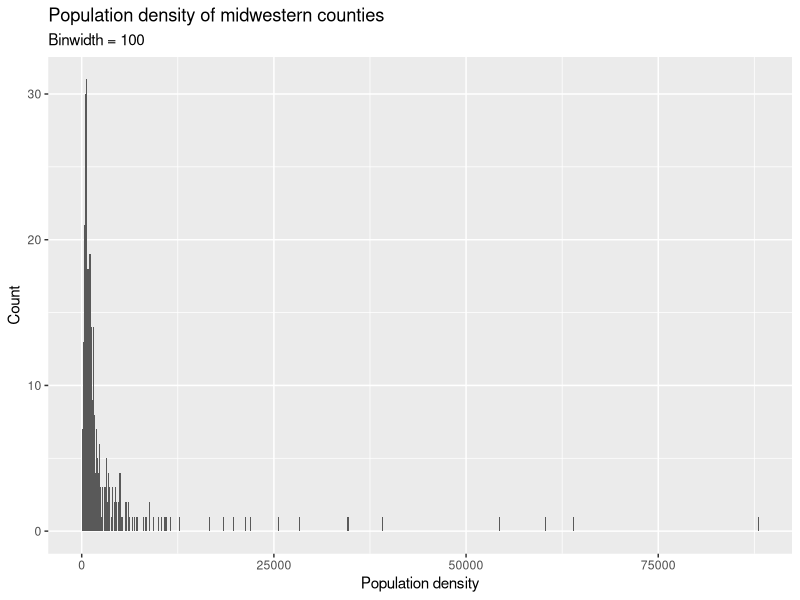
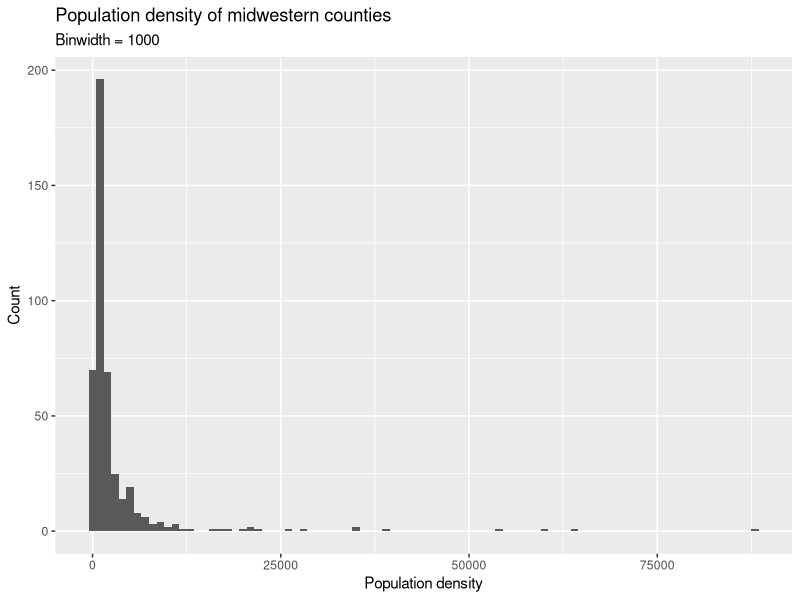
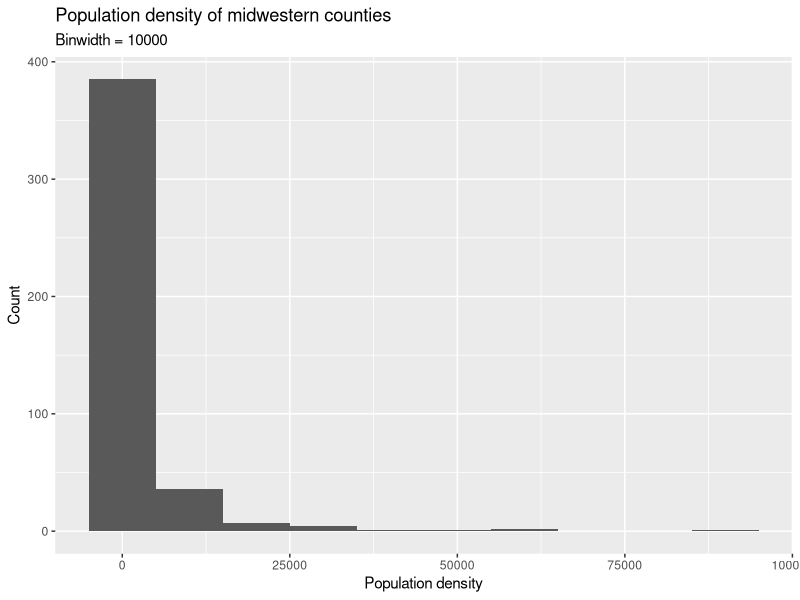
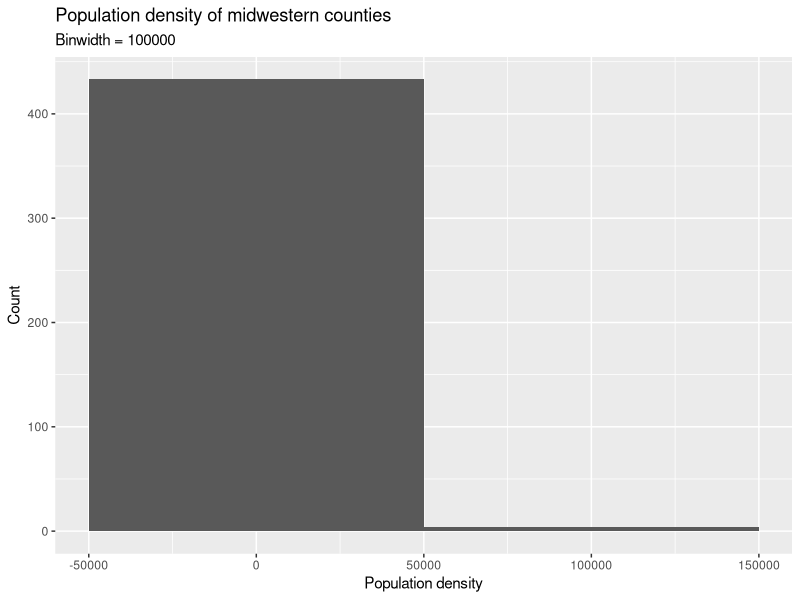
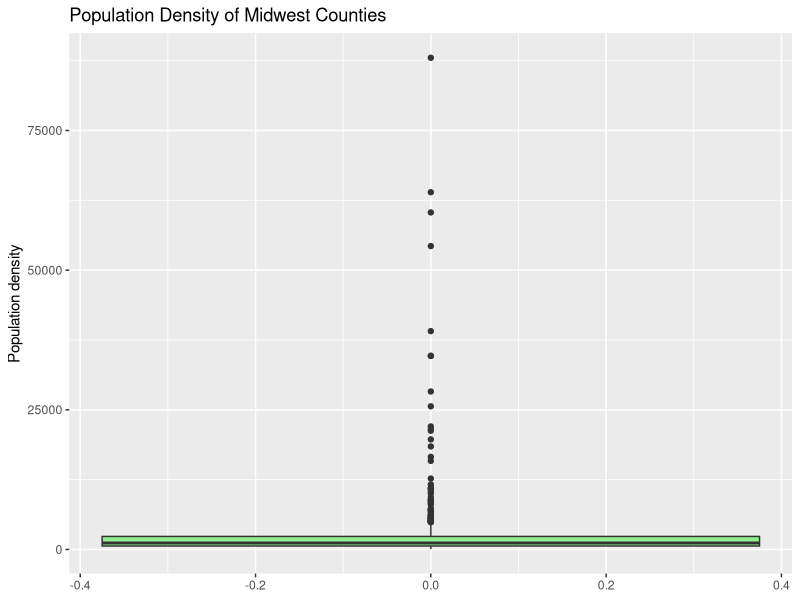
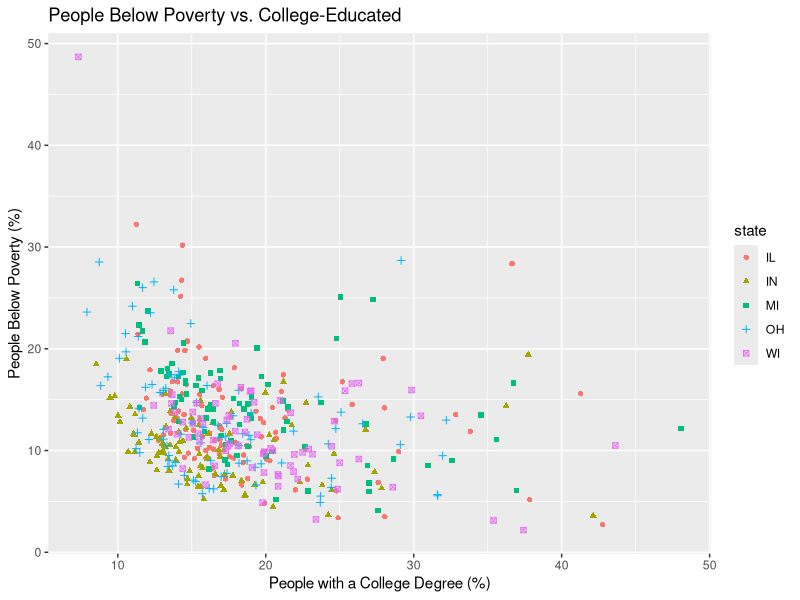
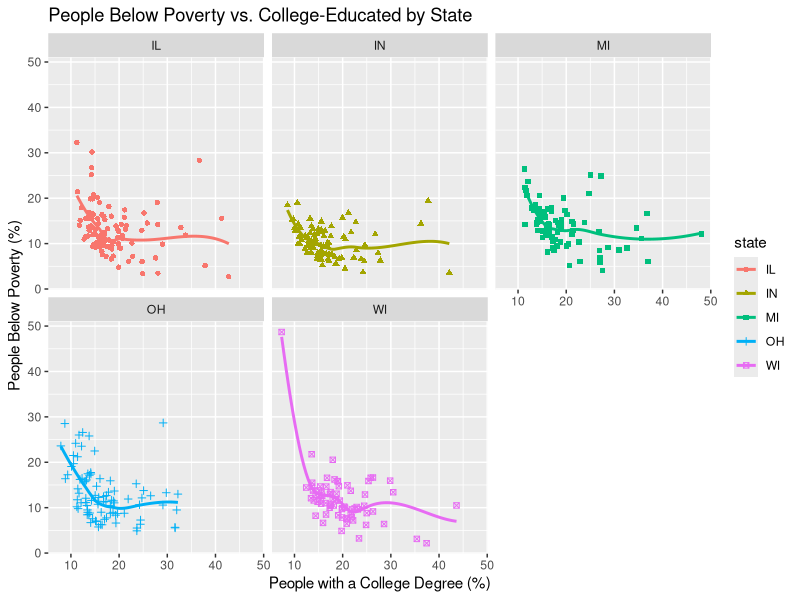
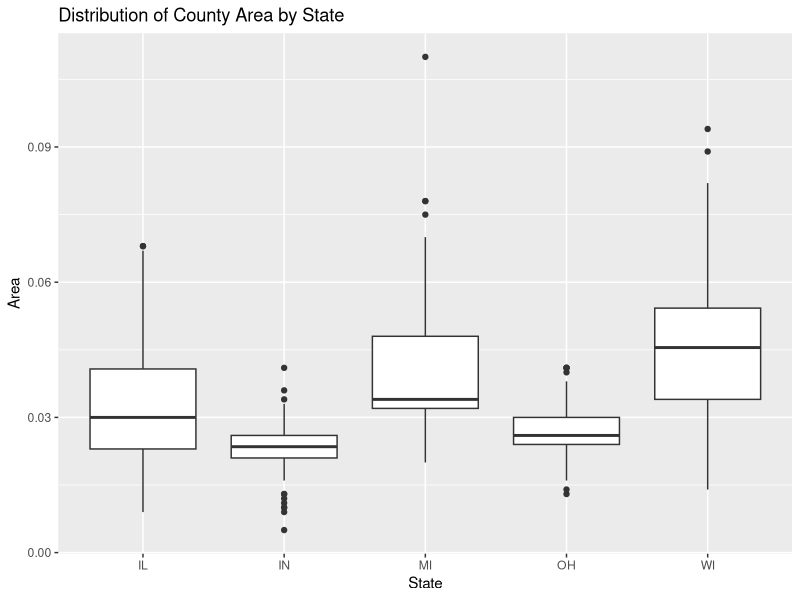

These figures' R source, in order:
## ---- chunk 1
1 + 1
## ---- chunk 2
#| echo: false
2 * 2
## ---- chunk 3
library(tidyverse)
## ---- chunk 4
ggplot(midwest, aes(x = popdensity)) + 
  geom_histogram(binwidth = 100) + 
  labs(x = "Population density", 
       y = "Count", 
       title = "Population density of midwestern counties",
       subtitle = "Binwidth = 100")
## ---- chunk 5
ggplot(midwest, aes(x = popdensity)) + 
  geom_histogram(binwidth = 1000) + 
  labs(x = "Population density", 
       y = "Count", 
       title = "Population density of midwestern counties",
       subtitle = "Binwidth = 1000")
## ---- chunk 6
ggplot(midwest, aes(x = popdensity)) + 
  geom_histogram(binwidth = 10000) + 
  labs(x = "Population density", 
       y = "Count", 
       title = "Population density of midwestern counties",
       subtitle = "Binwidth = 10000")
## ---- chunk 7
ggplot(midwest, aes(x = popdensity)) + 
  geom_histogram(binwidth = 100000) + 
  labs(x = "Population density", 
       y = "Count", 
       title = "Population density of midwestern counties",
       subtitle = "Binwidth = 100000")
## ---- chunk 8
ggplot(midwest, aes(y = popdensity)) + 
  geom_boxplot(fill = "lightgreen") + 
  labs(
    y = "Population density",
    title = "Population Density of Midwest Counties")
## ---- chunk 9
ggplot(midwest, aes(x = percollege, y = percbelowpoverty, color = state, shape = state)) + 
  geom_point() + 
  labs(
    x = "People with a College Degree (%)", 
    y = "People Below Poverty (%)", 
    title = "People Below Poverty vs. College-Educated")
## ---- chunk 10
ggplot(midwest, aes(x = percollege, y = percbelowpoverty, color = state, shape = state)) + 
  geom_point() + 
  geom_smooth(se = FALSE) + 
  facet_wrap(~state) + 
  labs(
    x = "People with a College Degree (%)", 
    y = "People Below Poverty (%)", 
    title = "People Below Poverty vs. College-Educated by State")
## ---- chunk 11
ggplot(midwest, aes(x = state, y = area)) + 
  geom_boxplot() + 
  labs(
    x = "State", 
    y = "Area",
    title = "Distribution of County Area by State")
## ---- chunk 12
midwest <- midwest |>
  mutate(metro = if_else(inmetro == 1, "Yes", "No"))

ggplot(midwest, aes(x = state, fill = metro)) + 
  geom_bar(position = "fill") + 
  labs(x = "State", 
       y = "Proportion of Counties",
       title = "Proportion of Counties in Metropolitan Areas by State")
